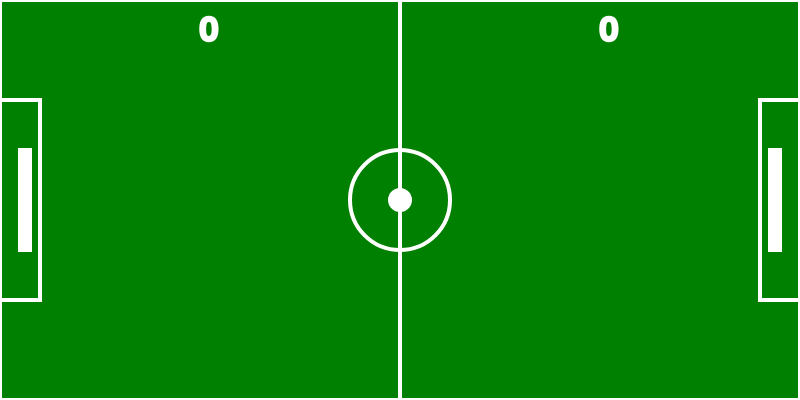
Frame 1 (no input)
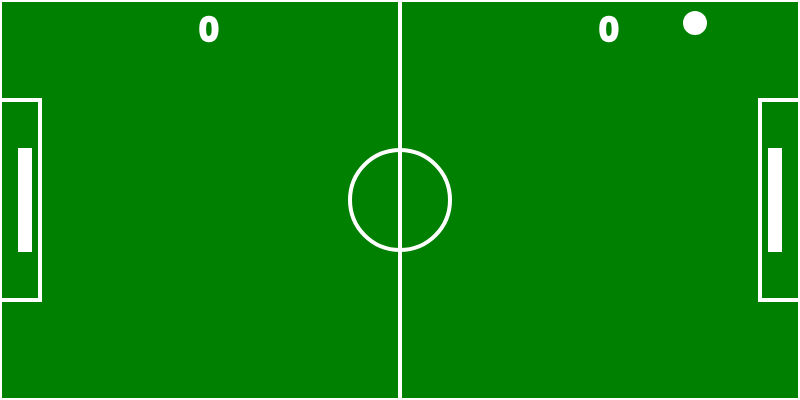
Frame 60 (no input)
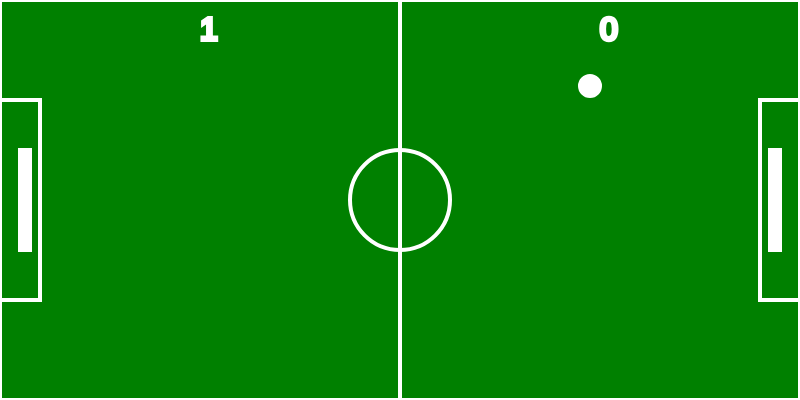
Frame 120 (the mouse pressed at the canvas centre since frame 60)

The p5.js sketch that drew these frames (run headless with seeded random() and noise() and a simulated clock; from frame 60 on, the mouse is pressed at the canvas centre):

// p5.js sketch
// ── sketch.js
let ball;
let paddleLeft, paddleRight;
let ballSpeedX, ballSpeedY;
let paddleSpeed = 8;
let paddleHeight = 100;
let scoreLeft = 0, scoreRight = 0;
let winner = null;

function setup() {
  createCanvas(800, 400);

  // Ball setup
  ball = createVector(width / 2, height / 2);
  ballSpeedX = random([-5, 5]);
  ballSpeedY = random([-3, 3]);

  // Paddle setup
  paddleLeft = height / 2 - paddleHeight / 2;
  paddleRight = height / 2 - paddleHeight / 2;
}

function draw() {
  if (winner) {
    displayWinner();
    return;
  }

  drawSoccerField(); 
  
  fill(255);
  rect(20, paddleLeft, 10, paddleHeight);
  rect(width - 30, paddleRight, 10, paddleHeight); 

 
  fill('white');
  ellipse(ball.x, ball.y, 20, 20);

  
  ball.x += ballSpeedX;
  ball.y += ballSpeedY;

 
  if (ball.y <= 10 || ball.y >= height - 10) {
    ballSpeedY *= -1;
  }

  
  if (
    ball.x <= 30 &&
    ball.y >= paddleLeft &&
    ball.y <= paddleLeft + paddleHeight
  ) {
    ballSpeedX *= -1;
    ball.x = 30; 
  }

  if (
    ball.x >= width - 30 &&
    ball.y >= paddleRight &&
    ball.y <= paddleRight + paddleHeight
  ) {
    ballSpeedX *= -1;
    ball.x = width - 30; 
  }

  
  if (ball.x < 0) {
    scoreRight++;
    resetBall();
  } else if (ball.x > width) {
    scoreLeft++;
    resetBall();
  }

  
  if (scoreLeft >= 20) {
    winner = "Player 1 Wins!";
  } else if (scoreRight >= 20) {
    winner = "Player 2 Wins!";
  }

  
  if (keyIsDown(87)) paddleLeft = max(0, paddleLeft - paddleSpeed); 
  if (keyIsDown(83)) paddleLeft = min(height - paddleHeight, paddleLeft + paddleSpeed); 
  if (keyIsDown(UP_ARROW)) paddleRight = max(0, paddleRight - paddleSpeed); 
  if (keyIsDown(DOWN_ARROW)) paddleRight = min(height - paddleHeight, paddleRight + paddleSpeed); 

  
  textSize(32);
  fill(255);
  text(scoreLeft, width / 4, 40);
  text(scoreRight, (3 * width) / 4, 40);
}

function resetBall() {
  ball.set(width / 2, height / 2);
  ballSpeedX = random([-5, 5]);
  ballSpeedY = random([-3, 3]);
}

function displayWinner() {
  background('black');
  textSize(50);
  fill('white');
  textAlign(CENTER, CENTER);
  text(winner, width / 2, height / 2);
  noLoop(); 
}


function drawSoccerField() {
  background('green'); 

 
  stroke('white');
  strokeWeight(4);
  noFill();
  rect(0, 0, width, height); 

 
  line(width / 2, 0, width / 2, height);

  
  ellipse(width / 2, height / 2, 100);

  
  rect(0, height / 4, 40, height / 2); 
  rect(width - 40, height / 4, 40, height / 2); 
}
